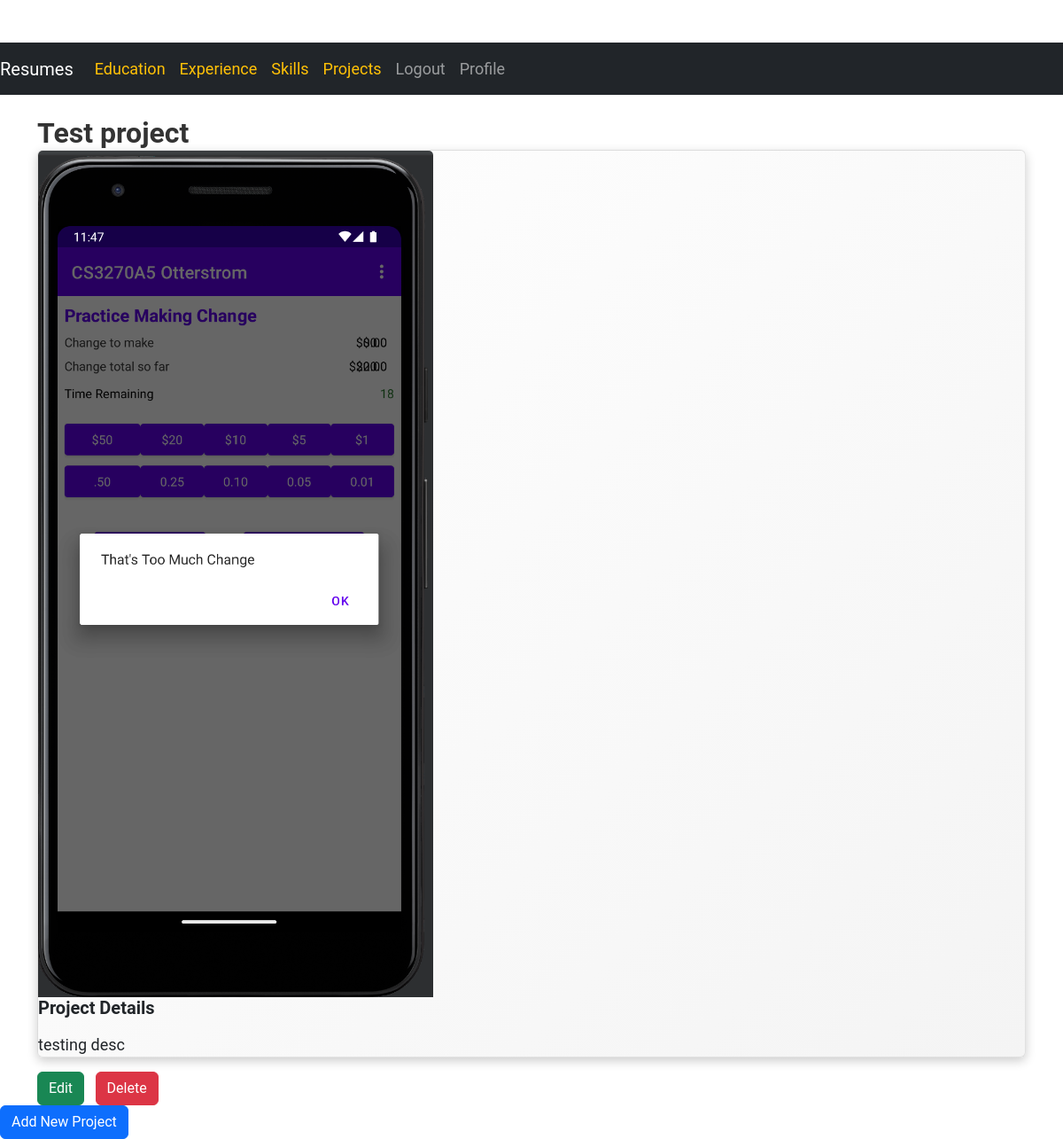
The app's page /portfolio/projects/3/ (signed in) with its own data.
### myapp/models.py (models this page shows, shortened)
class Project(models.Model):
    title = models.CharField(max_length=200)
    description = models.TextField()
    image = models.ImageField(upload_to='projects/')
    link = models.URLField(blank=True, null=True)

### myapp/views.py (the view)
# urls.py: path('projects/<int:pk>/', project_detail, name='project_detail'),
@login_required
def project_detail(request, pk):
    project = get_object_or_404(Project, pk=pk)
    return render(request, 'myapp/project_detail.html', {'project': project})

### myapp/templates/myapp/project_detail.html (shortened to what this page needs)
{% extends 'myapp/base.html' %}
{% block body %}
<div class="container mt-4">
    <h2 class="card-title">{{ project.title }}</h2>
    <div class="card mb-3">
        <img src="{{ project.image.url }}" alt="{{ project.title }}" class="card-img-top" style="width: 40%;>
        <div class="card-body">
            <h5 class="mb-3">Project Details</h5>
            <p class="card-text">{{ project.description }}</p>
        </div>
        <div class="card-footer">
            <a href="{% url 'myapp:project_update' project.id %}" class="btn btn-success me-2">Edit</a>
            <a href="{% url 'myapp:project_delete' project.id %}" class="btn btn-danger">Delete</a>
        </div>
    </div>
    <a href="{% url 'myapp:project_create' %}" class="btn btn-primary">Add New Project</a>
{% endblock %}

### myapp/static/portfolio/style.css (style rules this page uses)
body { font-family: 'Roboto', sans-serif; font-size: 18px; color: #333; padding-top: 60px; }
h1, h2, h3, h4, h5, h6 { font-weight: 700; }
.card { border: 1px solid rgba(0, 0, 0, 0.1); box-shadow: 0 4px 12px rgba(0, 0, 0, 0.2); background: linear-gradient(135deg, #ffffff, #f4f4f4); transition: all 0.3s ease-in-out; }

### records on screen
Project: title "Test project", image (picture), description "testing desc"
